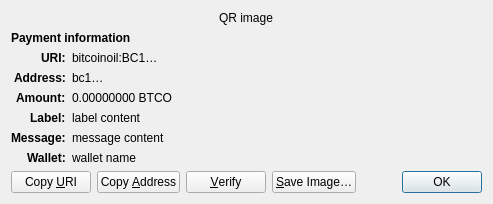
<?xml version="1.0" encoding="UTF-8"?>
<ui version="4.0">
 <class>ReceiveRequestDialog</class>
 <widget class="QDialog" name="ReceiveRequestDialog">
  <property name="geometry">
   <rect>
    <x>0</x>
    <y>0</y>
    <width>413</width>
    <height>229</height>
   </rect>
  </property>
  <property name="windowTitle">
   <string>Request payment to …</string>
  </property>
  <layout class="QGridLayout" name="gridLayout" columnstretch="0,1">
   <property name="sizeConstraint">
    <enum>QLayout::SetFixedSize</enum>
   </property>
   <item row="0" column="0" colspan="2" alignment="Qt::AlignHCenter">
    <widget class="QRImageWidget" name="qr_code">
     <property name="text">
      <string notr="true">QR image</string>
     </property>
     <property name="textInteractionFlags">
      <set>Qt::NoTextInteraction</set>
     </property>
    </widget>
   </item>
   <item row="1" column="0" colspan="2">
    <widget class="QLabel" name="payment_header">
     <property name="font">
      <font>
       <weight>75</weight>
       <bold>true</bold>
      </font>
     </property>
     <property name="text">
      <string>Payment information</string>
     </property>
     <property name="textInteractionFlags">
      <set>Qt::NoTextInteraction</set>
     </property>
    </widget>
   </item>
   <item row="2" column="0" alignment="Qt::AlignRight|Qt::AlignTop">
    <widget class="QLabel" name="uri_tag">
     <property name="font">
      <font>
       <weight>75</weight>
       <bold>true</bold>
      </font>
     </property>
     <property name="text">
      <string notr="true">URI:</string>
     </property>
     <property name="textFormat">
      <enum>Qt::PlainText</enum>
     </property>
     <property name="textInteractionFlags">
      <set>Qt::NoTextInteraction</set>
     </property>
    </widget>
   </item>
   <item row="2" column="1" alignment="Qt::AlignTop">
    <widget class="QLabel" name="uri_content">
     <property name="text">
      <string notr="true">bitcoinoil:BC1…</string>
     </property>
     <property name="textFormat">
      <enum>Qt::RichText</enum>
     </property>
     <property name="wordWrap">
      <bool>true</bool>
     </property>
     <property name="textInteractionFlags">
      <set>Qt::TextSelectableByMouse</set>
     </property>
    </widget>
   </item>
   <item row="3" column="0" alignment="Qt::AlignRight|Qt::AlignTop">
    <widget class="QLabel" name="address_tag">
     <property name="font">
      <font>
       <weight>75</weight>
       <bold>true</bold>
      </font>
     </property>
     <property name="text">
      <string>Address:</string>
     </property>
     <property name="textInteractionFlags">
      <set>Qt::NoTextInteraction</set>
     </property>
    </widget>
   </item>
   <item row="3" column="1" alignment="Qt::AlignTop">
    <widget class="QLabel" name="address_content">
     <property name="text">
      <string notr="true">bc1…</string>
     </property>
     <property name="textFormat">
      <enum>Qt::PlainText</enum>
     </property>
     <property name="textInteractionFlags">
      <set>Qt::TextSelectableByMouse</set>
     </property>
    </widget>
   </item>
   <item row="4" column="0" alignment="Qt::AlignRight|Qt::AlignTop">
    <widget class="QLabel" name="amount_tag">
     <property name="font">
      <font>
       <weight>75</weight>
       <bold>true</bold>
      </font>
     </property>
     <property name="text">
      <string>Amount:</string>
     </property>
     <property name="textInteractionFlags">
      <set>Qt::NoTextInteraction</set>
     </property>
    </widget>
   </item>
   <item row="4" column="1" alignment="Qt::AlignTop">
    <widget class="QLabel" name="amount_content">
     <property name="text">
      <string notr="true">0.00000000 BTCO</string>
     </property>
     <property name="textFormat">
      <enum>Qt::PlainText</enum>
     </property>
     <property name="textInteractionFlags">
      <set>Qt::TextSelectableByMouse</set>
     </property>
    </widget>
   </item>
   <item row="5" column="0" alignment="Qt::AlignRight|Qt::AlignTop">
    <widget class="QLabel" name="label_tag">
     <property name="font">
      <font>
       <weight>75</weight>
       <bold>true</bold>
      </font>
     </property>
     <property name="text">
      <string>Label:</string>
     </property>
     <property name="textInteractionFlags">
      <set>Qt::NoTextInteraction</set>
     </property>
    </widget>
   </item>
   <item row="5" column="1" alignment="Qt::AlignTop">
    <widget class="QLabel" name="label_content">
     <property name="text">
      <string notr="true">label content</string>
     </property>
     <property name="textFormat">
      <enum>Qt::PlainText</enum>
     </property>
     <property name="wordWrap">
      <bool>true</bool>
     </property>
     <property name="textInteractionFlags">
      <set>Qt::TextSelectableByMouse</set>
     </property>
    </widget>
   </item>
   <item row="6" column="0" alignment="Qt::AlignRight|Qt::AlignTop">
    <widget class="QLabel" name="message_tag">
     <property name="font">
      <font>
       <weight>75</weight>
       <bold>true</bold>
      </font>
     </property>
     <property name="text">
      <string>Message:</string>
     </property>
     <property name="textInteractionFlags">
      <set>Qt::NoTextInteraction</set>
     </property>
    </widget>
   </item>
   <item row="6" column="1" alignment="Qt::AlignTop">
    <widget class="QLabel" name="message_content">
     <property name="text">
      <string notr="true">message content</string>
     </property>
     <property name="textFormat">
      <enum>Qt::PlainText</enum>
     </property>
     <property name="wordWrap">
      <bool>true</bool>
     </property>
     <property name="textInteractionFlags">
      <set>Qt::TextSelectableByMouse</set>
     </property>
    </widget>
   </item>
   <item row="7" column="0" alignment="Qt::AlignRight|Qt::AlignTop">
    <widget class="QLabel" name="wallet_tag">
     <property name="font">
      <font>
       <weight>75</weight>
       <bold>true</bold>
      </font>
     </property>
     <property name="text">
      <string>Wallet:</string>
     </property>
     <property name="textInteractionFlags">
      <set>Qt::NoTextInteraction</set>
     </property>
    </widget>
   </item>
   <item row="7" column="1" alignment="Qt::AlignTop">
    <widget class="QLabel" name="wallet_content">
     <property name="text">
      <string notr="true">wallet name</string>
     </property>
     <property name="textFormat">
      <enum>Qt::PlainText</enum>
     </property>
     <property name="wordWrap">
      <bool>true</bool>
     </property>
     <property name="textInteractionFlags">
      <set>Qt::TextSelectableByMouse</set>
     </property>
    </widget>
   </item>
   <item row="8" column="0" colspan="2">
    <layout class="QHBoxLayout" name="horizontalLayout">
     <item>
      <widget class="QPushButton" name="btnCopyURI">
       <property name="text">
        <string>Copy &amp;URI</string>
       </property>
       <property name="autoDefault">
        <bool>false</bool>
       </property>
      </widget>
     </item>
     <item>
      <widget class="QPushButton" name="btnCopyAddress">
       <property name="text">
        <string>Copy &amp;Address</string>
       </property>
       <property name="autoDefault">
        <bool>false</bool>
       </property>
      </widget>
     </item>
     <item>
      <widget class="QPushButton" name="btnVerify">
       <property name="text">
        <string>&amp;Verify</string>
       </property>
       <property name="toolTip">
        <string>Verify this address on e.g. a hardware wallet screen</string>
       </property>
       <property name="autoDefault">
        <bool>false</bool>
       </property>
      </widget>
     </item>
     <item>
      <widget class="QPushButton" name="btnSaveAs">
       <property name="text">
        <string>&amp;Save Image…</string>
       </property>
       <property name="autoDefault">
        <bool>false</bool>
       </property>
      </widget>
     </item>
     <item>
      <spacer name="horizontalSpacer_2">
       <property name="orientation">
        <enum>Qt::Horizontal</enum>
       </property>
       <property name="sizeHint" stdset="0">
        <size>
         <width>40</width>
         <height>20</height>
        </size>
       </property>
      </spacer>
     </item>
     <item>
      <widget class="QDialogButtonBox" name="buttonBox">
       <property name="focusPolicy">
        <enum>Qt::StrongFocus</enum>
       </property>
       <property name="standardButtons">
        <set>QDialogButtonBox::Ok</set>
       </property>
      </widget>
     </item>
    </layout>
   </item>
  </layout>
 </widget>
 <customwidgets>
  <customwidget>
   <class>QRImageWidget</class>
   <extends>QLabel</extends>
   <header>qt/qrimagewidget.h</header>
  </customwidget>
 </customwidgets>
 <tabstops>
  <tabstop>buttonBox</tabstop>
  <tabstop>btnCopyURI</tabstop>
  <tabstop>btnCopyAddress</tabstop>
  <tabstop>btnSaveAs</tabstop>
 </tabstops>
 <resources/>
 <connections>
  <connection>
   <sender>buttonBox</sender>
   <signal>accepted()</signal>
   <receiver>ReceiveRequestDialog</receiver>
   <slot>accept()</slot>
   <hints>
    <hint type="sourcelabel">
     <x>135</x>
     <y>230</y>
    </hint>
    <hint type="destinationlabel">
     <x>135</x>
     <y>126</y>
    </hint>
   </hints>
  </connection>
 </connections>
</ui>
